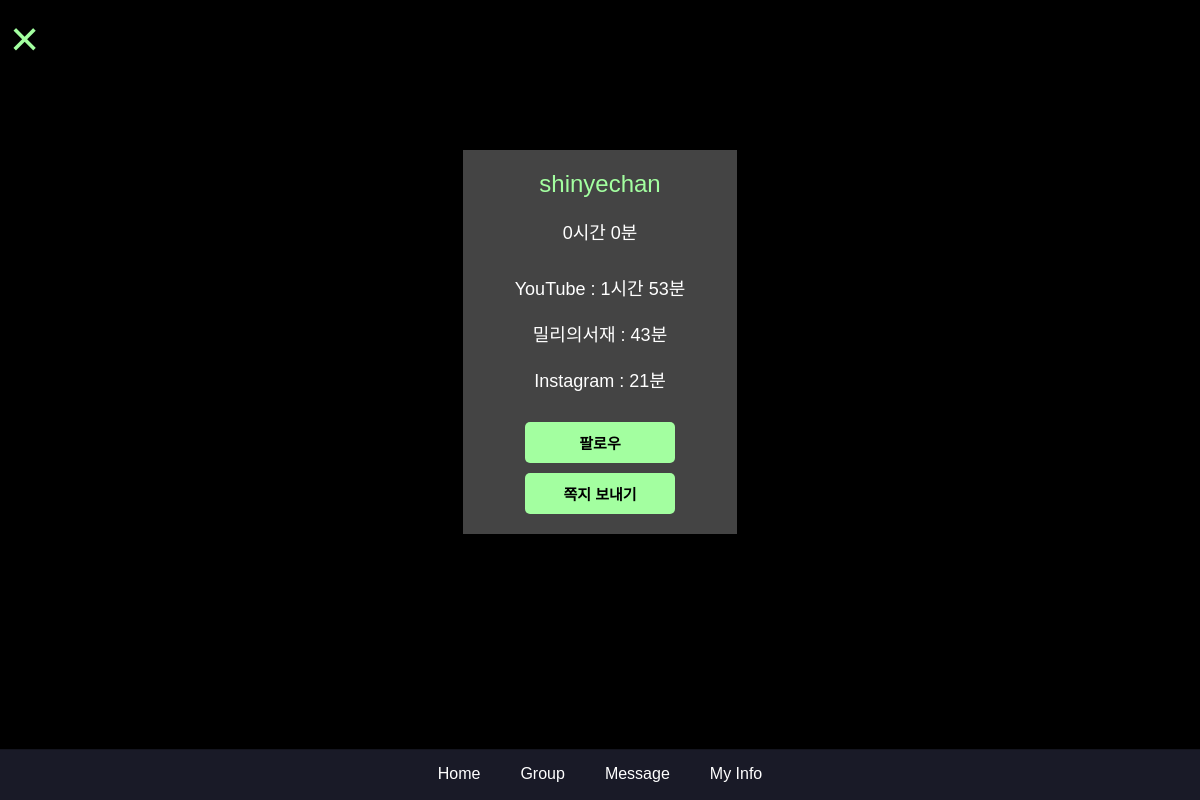
Page /relationship/4/profile/ on the committed database.
### main/models.py (models this page shows, shortened)
class CustomUser(AbstractUser):
    following = models.ManyToManyField(
        "self", #User 인스턴스가 다른 인스턴스 참조
        verbose_name="팔로우 중인 사용자들",
        related_name="followers",
        symmetrical=False,
        through="relationship.Relationship"
    )
    top_apps = models.JSONField(default=dict, blank=True, null=True)
    total_screentimes = models.IntegerField(blank=True, null=True)

class ScreenTime(models.Model):
    user = models.OneToOneField(CustomUser, on_delete=models.CASCADE, related_name='screen_time')
    total_minutes = models.PositiveIntegerField(default=0)  # 스크린 타임 총 분
    rank = models.PositiveIntegerField(default=0)  # 랭킹

### relationship/views.py (the view)
# urls.py: path('<int:user_id>/profile/', user_profile, name='user_profile'),
def user_profile(request, user_id):
    target_user = get_object_or_404(CustomUser, id=user_id)
    screen_time = get_object_or_404(ScreenTime, user=target_user)
    context = {
        "target_user":target_user,
        "screen_time":screen_time,
    }
    return render(request, 'user_profile.html', context)

### main/templatetags/time_filters.py (called while the page is built)
@register.filter
def display_time(total_minutes):
    try:
        total_minutes = int(total_minutes)
        hours = total_minutes // 60
        minutes = total_minutes % 60
        return f"{hours}시간 {minutes}분"
    except (ValueError, TypeError):
        return "Invalid time"

### relationship/templates/user_profile.html (shortened to what this page needs)
{% extends "base.html" %} {% load static %} {% block extra_css %}<link
  rel="stylesheet"
  href="{% static 'css/userProfile.css' %}"
/>{% endblock %}{% block title %} User Profile {% endblock %}
{%block content%}
<div class="userProflie">
  <div class="userProfileHeader">
    <a href="{% url 'rankings' %}">&times;</a>
  </div>
  <div class="profile">
    <a>{{ target_user.username }}</a>
    {% load time_filters %}
    <p class="profileUsertime">{{ screen_time.total_minutes|display_time }}</p>
    {% if target_user.top_apps %} {% for app, time in target_user.top_apps %}
    <p class="profileUserocr">{{ app }} : {{ time }}</p>
    {% endfor %} {% else %}
    <p>
      Screentime<br />
      Not Updated
    </p>
    {% endif %}
    <div class="userButtons">
      {% if target_user != request.user %}
      <form action="{% url 'follow' user_id=target_user.id %}" method="POST">
        <button type="submit">
          {% if target_user in request.user.following.all %} 언팔로우 {% else %}
          팔로우 {% endif %}
        </button>
      </form>
      {% endif %}
      <form
        action="{% url 'write_message' user_id=target_user.id %}"
        method="POST"
      >
        <button type="submit">쪽지 보내기</button>
      </form>
    </div>
  </div>
</div>
{% endblock %}

### main/static/css/styles.css (style rules this page uses)
body { margin: 0; }

### main/static/css/userProfile.css (style rules this page uses)
.userProflie { margin: 0; font-family: Arial, sans-serif; background-color: #000; color: #a3ffa0; display: flex; flex-direction: column; justify-content: top; align-items: center; height: 100vh; }
.userProfileHeader { position: fixed; top: 10px; left: 10px; }
.userProfileHeader a { background: none; border: none; color: #a3ffa0; font-size: 24px; cursor: pointer; font-size: 50px; text-decoration: none; }
.profile { display: flex; flex-direction: column; align-items: center; text-align: center; margin-top: 150px; margin-left: 20px; margin-right: 20px; }
.profile a { margin: 0; font-size: 24px; }
.profile p { font-size: 18px; color: white; }
.profileUsertime { margin: 20px 80px; font-size: 18px; color: white; }
.profileUserocr { font-size: 18px; color: white; margin: 10px 0px; }
.userButtons { margin-top: 20px; display: flex; flex-direction: column; gap: 10px; }
.userButtons button { padding: 10px 20px; background-color: #a3ffa0; border: none; border-radius: 5px; color: #000; font-size: 16px; cursor: pointer; font-weight: bold; font-size: 15px; width: 150px; }

### main/static/css/group.css (style rules this page uses)
body { font-family: Arial, sans-serif; background-color: #1c1c1e; color: #fff; }
body { font-family: Arial, sans-serif; background-color: #333; color: #fff; margin: 0; padding: 0; }

### main/static/css/more.css (style rules this page uses)
.profile { display: flex; align-items: center; padding: 20px; background-color: #444; }

### rows in the picture
CustomUser: username "shinyechan"
ScreenTime: total_minutes|display_time "0시간 0분"

### other values in the picture
{{ app }} "YouTube" "밀리의서재" "Instagram"
{{ time }} "1시간 53분" "43분" "21분"
